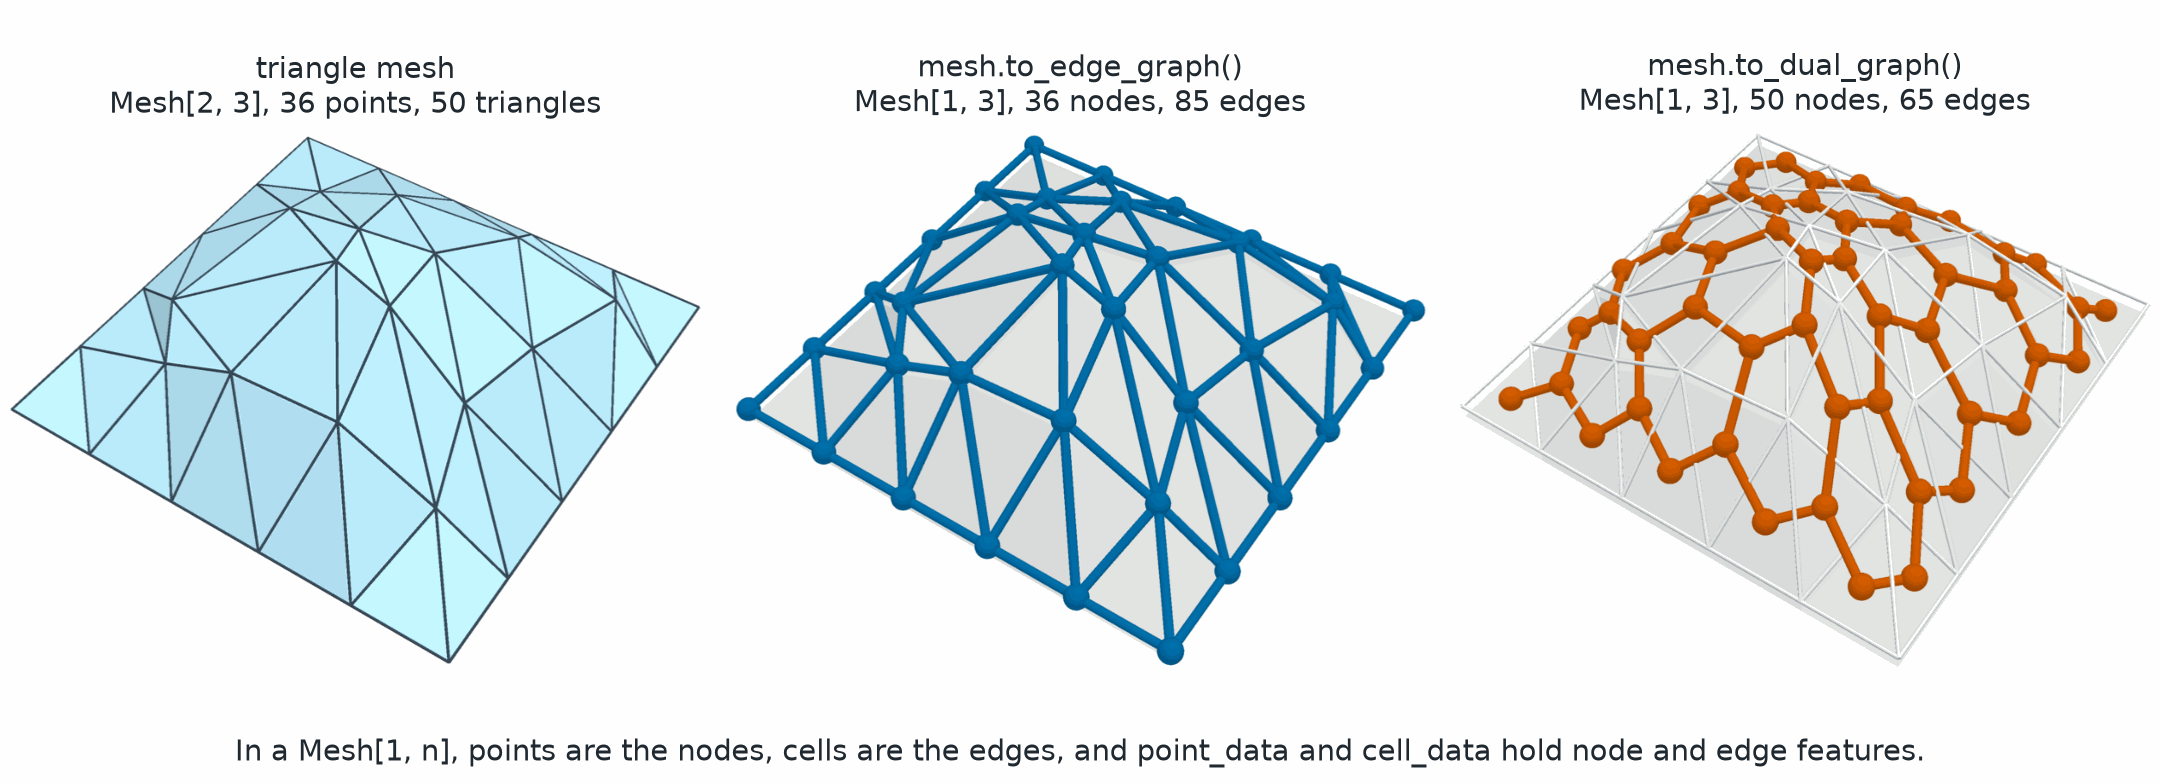

The Python source for this figure:
# SPDX-FileCopyrightText: Copyright (c) 2023 - 2026 NVIDIA CORPORATION & AFFILIATES.
# SPDX-FileCopyrightText: All rights reserved.
# SPDX-License-Identifier: Apache-2.0
#
# Licensed under the Apache License, Version 2.0 (the "License");
# you may not use this file except in compliance with the License.
# You may obtain a copy of the License at
#
# http://www.apache.org/licenses/LICENSE-2.0
#
# Unless required by applicable law or agreed to in writing, software
# distributed under the License is distributed on an "AS IS" BASIS,
# WITHOUT WARRANTIES OR CONDITIONS OF ANY KIND, either express or implied.
# See the License for the specific language governing permissions and
# limitations under the License.


"""Render a curved triangle mesh, its edge graph, and its dual graph, each a Mesh[1, 3]."""

from pathlib import Path

import _style as style
import matplotlib.pyplot as plt
import numpy as np
import torch

from physicsnemo.mesh.io import to_pyvista
from physicsnemo.mesh.primitives.procedural import perturbed_grid
from physicsnemo.mesh.projections import embed

OUTPUT = Path(__file__).parent / "mesh_graphs.png"

EDGE_RADIUS = 0.009
NODE_RADIUS = 0.024
VIEW_VECTOR = (0.8, -1.2, 1.5)


def _curved_sheet():
    """A perturbed 6 x 6 grid lifted into 3D and bent into a gentle dome."""

    mesh = embed(
        perturbed_grid.load(n_x=6, n_y=6, perturbation_scale=0.04, seed=0),
        target_n_spatial_dims=3,
    )
    x, y = mesh.points[:, 0], mesh.points[:, 1]
    bump = 0.28 * torch.sin(torch.pi * x) * torch.sin(torch.pi * y)
    return mesh.with_points(
        mesh.points + bump[:, None] * mesh.points.new_tensor([0, 0, 1])
    )


def _faint(mesh):
    """The surface as faint context, moved down a little so that graph edges stay on top."""

    below = mesh.with_points(mesh.points - mesh.points.new_tensor([0, 0, 0.03]))
    return (
        to_pyvista(below),
        dict(color=style.FAINT, show_edges=False, ambient=0.6, diffuse=0.4),
    )


def _trim(image, margin=12):
    """Crop the white border of a rendered image."""

    ink = (image[..., :3] < 250).any(axis=2)
    rows, cols = np.flatnonzero(ink.any(axis=1)), np.flatnonzero(ink.any(axis=0))
    r0, r1 = max(rows[0] - margin, 0), rows[-1] + margin
    c0, c1 = max(cols[0] - margin, 0), cols[-1] + margin
    return image[r0:r1, c0:c1]


def _graph(graph, color):
    """A Mesh[1, 3] drawn as tubes for its edges and spheres for its nodes."""

    # Soft lighting keeps the rendered colors close to the palette.
    light = dict(color=color, ambient=0.55, diffuse=0.5, specular=0.0)
    return [
        (style.tubes(to_pyvista(graph), EDGE_RADIUS), light),
        (style.spheres(graph.points.numpy(), NODE_RADIUS), light),
    ]


def main():
    """Generate the documentation image."""

    mesh = _curved_sheet()
    edge_graph = mesh.to_edge_graph()
    dual_graph = mesh.to_dual_graph()
    # On a triangle mesh, the edge graph is the facet mesh.
    if not torch.equal(edge_graph.cells, mesh.get_facet_mesh().cells):
        raise RuntimeError("to_edge_graph() and get_facet_mesh() disagree")

    surface = [
        (to_pyvista(mesh), dict(color=style.SURFACE)),
        (style.tubes(to_pyvista(mesh), 0.0025), dict(color=style.SURFACE_EDGE)),
    ]
    panels = [
        (
            surface,
            f"triangle mesh\nMesh[2, 3], {mesh.n_points} points, {mesh.n_cells} triangles",
        ),
        (
            [_faint(mesh), *_graph(edge_graph, style.SECOND)],
            "mesh.to_edge_graph()\n"
            f"Mesh[1, 3], {edge_graph.n_points} nodes, {edge_graph.n_cells} edges",
        ),
        (
            [
                _faint(mesh),
                (
                    style.tubes(to_pyvista(edge_graph), 0.004),
                    dict(color=style.FAINT_EDGE),
                ),
                *_graph(dual_graph, style.RESULT),
            ],
            "mesh.to_dual_graph()\n"
            f"Mesh[1, 3], {dual_graph.n_points} nodes, {dual_graph.n_cells} edges",
        ),
    ]

    figure, axes = plt.subplots(1, 3, figsize=(13.5, 4.9))
    for axis, (actors, title) in zip(axes, panels, strict=True):
        image = style.render(
            actors, window_size=(1000, 900), zoom=1.0, view_vector=VIEW_VECTOR
        )
        axis.imshow(_trim(image))
        axis.set_title(title)
        axis.set_axis_off()
    figure.text(
        0.5,
        0.03,
        "In a Mesh[1, n], points are the nodes, cells are the edges, "
        "and point_data and cell_data hold node and edge features.",
        ha="center",
    )
    figure.subplots_adjust(left=0.0, right=1.0, bottom=0.08, top=0.9, wspace=0.02)
    style.save(figure, OUTPUT)


if __name__ == "__main__":
    main()
